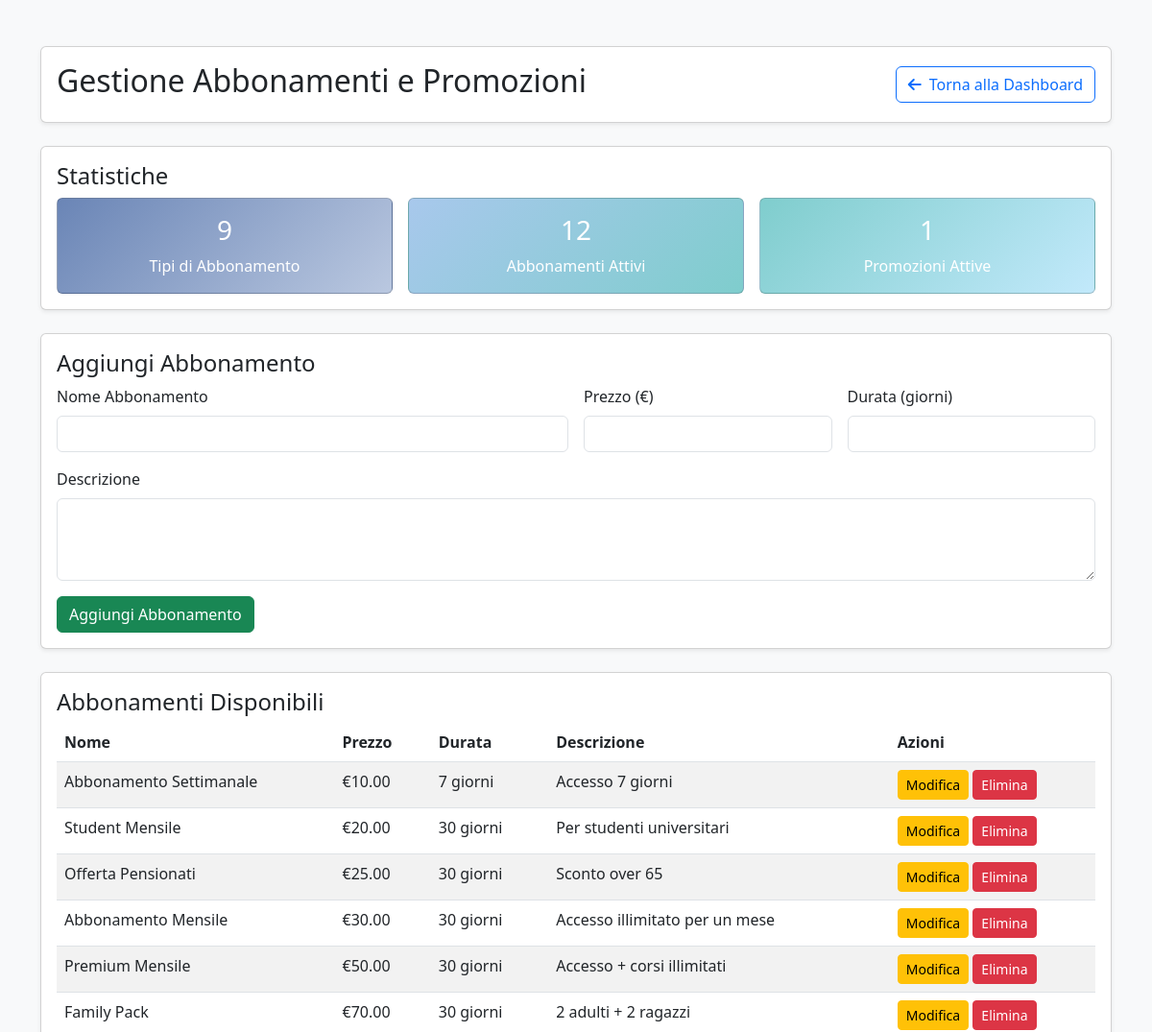
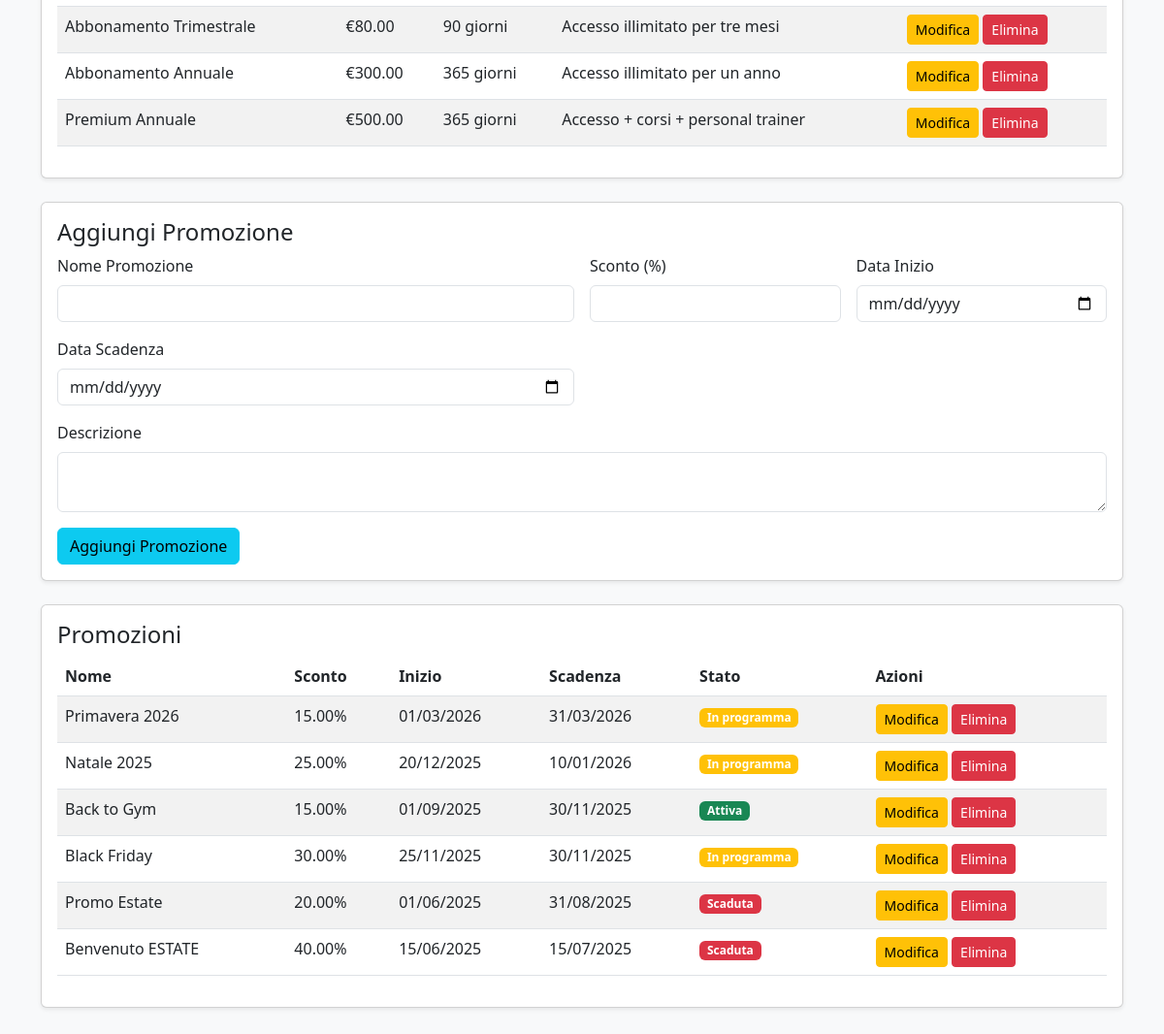
/subscription_management.php (signed in), run on the app's committed database (2 pictures, top to bottom).
### tables this page shows
CREATE TABLE MEMBERSHIPS (
    membershipID INT PRIMARY KEY AUTO_INCREMENT,
    name VARCHAR(255) NOT NULL,
    price DECIMAL(10,2) NOT NULL,
    duration INT NOT NULL,
    description TEXT
);

CREATE TABLE PROMOTIONS (
    promotionID INT PRIMARY KEY AUTO_INCREMENT,
    name VARCHAR(255) NOT NULL,
    description TEXT,
    discountRate DECIMAL(5,2) NOT NULL,
    startDate DATE NOT NULL,
    expirationDate DATE NOT NULL
);

### subscription_management.php (the view, shortened to what this page needs)
<?php
require_once 'config.php';
$stmt = $conn->prepare("SELECT * FROM MEMBERSHIPS ORDER BY price ASC");
$stmt->execute();
$memberships = $stmt->get_result()->fetch_all(MYSQLI_ASSOC);
$stmt = $conn->prepare("SELECT * FROM PROMOTIONS ORDER BY expirationDate DESC");
$stmt->execute();
$promotions = $stmt->get_result()->fetch_all(MYSQLI_ASSOC);
$editMembership = null;
$editPromotion = null;
function getSubscriptionStats($conn) {
    $stmt = $conn->prepare("SELECT COUNT(*) as total FROM MEMBERSHIPS");
    $stmt->execute();
    $totalMemberships = $stmt->get_result()->fetch_assoc()['total'];
    $stmt = $conn->prepare("SELECT COUNT(*) as active FROM SUBSCRIPTIONS WHERE startDate <= CURDATE() AND expirationDate >= CURDATE()");
    $stmt->execute();
    $activeSubscriptions = $stmt->get_result()->fetch_assoc()['active'];
    $stmt = $conn->prepare("SELECT COUNT(*) as active FROM PROMOTIONS WHERE startDate <= CURDATE() AND expirationDate >= CURDATE()");
    $stmt->execute();
    $activePromotions = $stmt->get_result()->fetch_assoc()['active'];
    return [
        'totalMemberships' => $totalMemberships,
        'activeSubscriptions' => $activeSubscriptions,
        'activePromotions' => $activePromotions
    ];
}
$stats = getSubscriptionStats($conn);
?>
<!DOCTYPE html>
<html lang="it">
<head>
    <link href="https://cdnjs.cloudflare.com/ajax/libs/bootstrap/5.3.0/css/bootstrap.min.css" rel="stylesheet" />
    <link href="https://cdnjs.cloudflare.com/ajax/libs/font-awesome/6.0.0/css/all.min.css" rel="stylesheet" />
</head>
<body class="bg-light">
<div class="container py-5">
    <div class="card shadow-sm mb-4">
        <div class="card-body">
            <div class="d-flex justify-content-between align-items-center">
                <h2>Gestione Abbonamenti e Promozioni</h2>
                <a href="dashboard.php" class="btn btn-outline-primary">
                    <i class="fas fa-arrow-left me-2"></i>Torna alla Dashboard
                </a>
            </div>
        </div>
    </div>
    <div class="card mb-4 shadow-sm">
        <div class="card-body">
            <h4>Statistiche</h4>
            <div class="row g-3">
                <div class="col-md-4">
                    <div class="card text-white h-100" style="background: linear-gradient(135deg, #6a85b6 0%, #bac8e0 100%);">
                        <div class="card-body text-center d-flex flex-column justify-content-center">
                            <h3><?= $stats['totalMemberships'] ?></h3>
                            <p class="mb-0">Tipi di Abbonamento</p>
                        </div>
                    </div>
                </div>
                <div class="col-md-4">
                    <div class="card text-white h-100" style="background: linear-gradient(135deg, #a8c8ec 0%, #7fcdcd 100%);">
                        <div class="card-body text-center d-flex flex-column justify-content-center">
                            <h3><?= $stats['activeSubscriptions'] ?></h3>
                            <p class="mb-0">Abbonamenti Attivi</p>
                        </div>
                    </div>
                </div>
                <div class="col-md-4">
                    <div class="card text-white h-100" style="background: linear-gradient(135deg, #7fcdcd 0%, #c2e9fb 100%);">
                        <div class="card-body text-center d-flex flex-column justify-content-center">
                            <h3><?= $stats['activePromotions'] ?></h3>
                            <p class="mb-0">Promozioni Attive</p>
                        </div>
                    </div>
                </div>
            </div>
        </div>
    </div>
    <div class="card mb-4 shadow-sm">
        <div class="card-body">
            <h4><?= $editMembership ? 'Modifica Abbonamento' : 'Aggiungi Abbonamento' ?></h4>
            <form method="POST" class="row g-3">
                <div class="col-md-6">
                    <label class="form-label">Nome Abbonamento</label>
                    <input name="name" required class="form-control" type="text"
                           value="<?= $editMembership ? htmlspecialchars($editMembership['name']) : (isset($_POST['name']) ? htmlspecialchars($_POST['name']) : '') ?>" />
                </div>
                <div class="col-md-3">
                    <label class="form-label">Prezzo (€)</label>
                    <input name="price" required class="form-control" type="number" step="0.01" min="0"
                           value="<?= $editMembership ? $editMembership['price'] : (isset($_POST['price']) ? $_POST['price'] : '') ?>" />
                </div>
                <div class="col-md-3">
                    <label class="form-label">Durata (giorni)</label>
                    <input name="duration" required class="form-control" type="number" min="1"
                           value="<?= $editMembership ? $editMembership['duration'] : (isset($_POST['duration']) ? $_POST['duration'] : '') ?>" />
                </div>
                <div class="col-12">
                    <label class="form-label">Descrizione</label>
                    <textarea name="description" class="form-control" rows="3"></textarea>
                </div>
                <div class="col-12">
                    <button name="<?= $editMembership ? 'update_membership' : 'add_membership' ?>" class="btn <?= $editMembership ? 'btn-warning' : 'btn-success' ?>">
                        <?= $editMembership ? 'Modifica Abbonamento' : 'Aggiungi Abbonamento' ?>
                    </button>
                </div>
            </form>
        </div>
    </div>
    <div class="card shadow-sm mb-4">
        <div class="card-body">
            <h4>Abbonamenti Disponibili</h4>
            <table class="table table-striped">
                <thead>
                    <tr>
                        <th>Nome</th><th>Prezzo</th><th>Durata</th><th>Descrizione</th><th>Azioni</th>
                    </tr>
                </thead>
                <tbody>
                    <?php foreach($memberships as $membership): ?>
                        <tr>
                            <td><?= htmlspecialchars($membership['name']) ?></td>
                            <td>€<?= number_format($membership['price'], 2) ?></td>
                            <td><?= $membership['duration'] ?> giorni</td>
                            <td><?= htmlspecialchars(substr($membership['description'], 0, 50)) ?><?= strlen($membership['description']) > 50 ? '...' : '' ?></td>
                            <td>
                                <a href="?edit_membership=<?= $membership['membershipID'] ?>" class="btn btn-sm btn-warning">Modifica</a>
                                <form method="POST" style="display:inline" onsubmit="return confirm('Sei sicuro di eliminare questo abbonamento?');">
                                    <button name="delete_membership" class="btn btn-sm btn-danger">Elimina</button>
                                </form>
                            </td>
                        </tr>
                    <?php endforeach; ?>
                </tbody>
            </table>
        </div>
    </div>
    <div class="card mb-4 shadow-sm">
        <div class="card-body">
            <h4><?= $editPromotion ? 'Modifica Promozione' : 'Aggiungi Promozione' ?></h4>
            <form method="POST" class="row g-3">
                <div class="col-md-6">
                    <label class="form-label">Nome Promozione</label>
                    <input name="promo_name" required class="form-control" type="text"
                           value="<?= $editPromotion ? htmlspecialchars($editPromotion['name']) : (isset($_POST['promo_name']) ? htmlspecialchars($_POST['promo_name']) : '') ?>" />
                </div>
                <div class="col-md-3">
                    <label class="form-label">Sconto (%)</label>
                    <input name="discountRate" required class="form-control" type="number" step="0.01" min="0" max="100"
                           value="<?= $editPromotion ? $editPromotion['discountRate'] : (isset($_POST['discountRate']) ? $_POST['discountRate'] : '') ?>" />
                </div>
                <div class="col-md-3">
                    <label class="form-label">Data Inizio</label>
                    <input name="startDate" required class="form-control" type="date"
                           value="<?= $editPromotion ? $editPromotion['startDate'] : (isset($_POST['startDate']) ? $_POST['startDate'] : '') ?>" />
                </div>
                <div class="col-md-6">
                    <label class="form-label">Data Scadenza</label>
                    <input name="expirationDate" required class="form-control" type="date"
                           value="<?= $editPromotion ? $editPromotion['expirationDate'] : (isset($_POST['expirationDate']) ? $_POST['expirationDate'] : '') ?>" />
                </div>
                <div class="col-12">
                    <label class="form-label">Descrizione</label>
                    <textarea name="promo_description" class="form-control" rows="2"></textarea>
                </div>
                <div class="col-12">
                    <button name="<?= $editPromotion ? 'update_promotion' : 'add_promotion' ?>" class="btn <?= $editPromotion ? 'btn-warning' : 'btn-info' ?>">
                        <?= $editPromotion ? 'Modifica Promozione' : 'Aggiungi Promozione' ?>
                    </button>
                </div>
            </form>
        </div>
    </div>
    <div class="card shadow-sm mb-4">
        <div class="card-body">
            <h4>Promozioni</h4>
            <table class="table table-striped">
                <thead>
                    <tr>
                        <th>Nome</th><th>Sconto</th><th>Inizio</th><th>Scadenza</th><th>Stato</th><th>Azioni</th>
                    </tr>
                </thead>
                <tbody>
                    <?php foreach($promotions as $promotion): ?>
                        <?php
                        $now = new DateTime();
                        $start = new DateTime($promotion['startDate']);
                        $end = new DateTime($promotion['expirationDate']);
                        $status = $now < $start ? 'In programma' : ($now > $end ? 'Scaduta' : 'Attiva');
                        $statusClass = $status === 'Attiva' ? 'success' : ($status === 'In programma' ? 'warning' : 'danger');
                        ?>
                        <tr>
                            <td><?= htmlspecialchars($promotion['name']) ?></td>
                            <td><?= $promotion['discountRate'] ?>%</td>
                            <td><?= date('d/m/Y', strtotime($promotion['startDate'])) ?></td>
                            <td><?= date('d/m/Y', strtotime($promotion['expirationDate'])) ?></td>
                            <td><span class="badge bg-<?= $statusClass ?>"><?= $status ?></span></td>
                            <td>
                                <a href="?edit_promotion=<?= $promotion['promotionID'] ?>" class="btn btn-sm btn-warning">Modifica</a>
                                <form method="POST" style="display:inline" onsubmit="return confirm('Sei sicuro di eliminare questa promozione?');">
                                    <button name="delete_promotion" class="btn btn-sm btn-danger">Elimina</button>
                                </form>
                            </td>
                        </tr>
                    <?php endforeach; ?>
                </tbody>
            </table>
        </div>
    </div>
</div>
</body>
</html>

### data on the page
memberships: name "Abbonamento Settimanale", price "10.00", duration "7", description "Accesso 7 giorni"
memberships: name "Student Mensile", price "20.00", duration "30", description "Per studenti universitari"
memberships: name "Offerta Pensionati", price "25.00", duration "30", description "Sconto over 65"
memberships: name "Abbonamento Mensile", price "30.00", duration "30", description "Accesso illimitato per un mese"
memberships: name "Premium Mensile", price "50.00", duration "30", description "Accesso + corsi illimitati"
memberships: name "Family Pack", price "70.00", duration "30", description "2 adulti + 2 ragazzi"
memberships: name "Abbonamento Trimestrale", price "80.00", duration "90", description "Accesso illimitato per tre mesi"
memberships: name "Abbonamento Annuale", price "300.00", duration "365", description "Accesso illimitato per un anno"
memberships: name "Premium Annuale", price "500.00", duration "365", description "Accesso + corsi + personal trainer"
promotions: name "Primavera 2026", discountRate "15.00", startDate "01/03/2026", expirationDate "31/03/2026"
promotions: name "Natale 2025", discountRate "25.00", startDate "20/12/2025", expirationDate "10/01/2026"
promotions: name "Back to Gym", discountRate "15.00", startDate "01/09/2025", expirationDate "30/11/2025"
promotions: name "Black Friday", discountRate "30.00", startDate "25/11/2025", expirationDate "30/11/2025"
promotions: name "Promo Estate", discountRate "20.00", startDate "01/06/2025", expirationDate "31/08/2025"
promotions: name "Benvenuto ESTATE", discountRate "40.00", startDate "15/06/2025", expirationDate "15/07/2025"

### other printed values
$stats['totalMemberships'] "9"
$stats['activeSubscriptions'] "12"
$stats['activePromotions'] "1"
